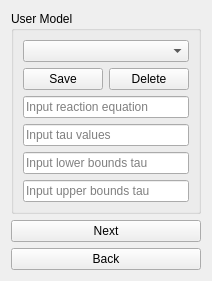
            <widget class="QWidget" name="SAS_page5">
             <layout class="QGridLayout" name="gridLayout_7">
              <item row="2" column="0">
               <widget class="QPushButton" name="SAS_back_user">
                <property name="toolTip">
                 <string>&lt;html&gt;&lt;head/&gt;&lt;body&gt;&lt;p&gt;Moves back to model selection.&lt;/p&gt;&lt;/body&gt;&lt;/html&gt;</string>
                </property>
                <property name="text">
                 <string>Back</string>
                </property>
               </widget>
              </item>
              <item row="1" column="0">
               <widget class="QPushButton" name="SAS_next_user">
                <property name="toolTip">
                 <string>&lt;html&gt;&lt;head/&gt;&lt;body&gt;&lt;p&gt;Moves to algorithm selection.&lt;/p&gt;&lt;/body&gt;&lt;/html&gt;</string>
                </property>
                <property name="text">
                 <string>Next</string>
                </property>
               </widget>
              </item>
              <item row="0" column="0">
               <widget class="QGroupBox" name="groupBox">
                <property name="title">
                 <string>User Model</string>
                </property>
                <layout class="QGridLayout" name="gridLayout_16">
                 <item row="0" column="0" colspan="2">
                  <widget class="QComboBox" name="SAS_user_saved_equations">
                   <property name="toolTip">
                    <string>&lt;html&gt;&lt;head/&gt;&lt;body&gt;&lt;p&gt;Displays the saved models from previous evaluations.&lt;/p&gt;&lt;/body&gt;&lt;/html&gt;</string>
                   </property>
                   <property name="duplicatesEnabled">
                    <bool>true</bool>
                   </property>
                  </widget>
                 </item>
                 <item row="4" column="0" colspan="2">
                  <widget class="QLineEdit" name="SAS_user_tau_lb">
                   <property name="toolTip">
                    <string>&lt;html&gt;&lt;head/&gt;&lt;body&gt;&lt;p&gt;Optional!&lt;/p&gt;&lt;p&gt;To restrict the optimization algorithm, you can input bounds which the lifetimes cannot break.&lt;/p&gt;&lt;p&gt;For the lifetime input of &amp;quot;k1,k2,k3,k4&amp;quot;, if k4 should never be lower then 8000, the input would look like this.&lt;/p&gt;&lt;p&gt;,,,8000&lt;/p&gt;&lt;/body&gt;&lt;/html&gt;</string>
                   </property>
                   <property name="placeholderText">
                    <string>Input lower bounds tau</string>
                   </property>
                  </widget>
                 </item>
                 <item row="3" column="0" colspan="2">
                  <widget class="QLineEdit" name="SAS_user_tau">
                   <property name="toolTip">
                    <string>&lt;html&gt;&lt;head/&gt;&lt;body&gt;&lt;p&gt;Input the guessed lifetimes for the kinetic model.&lt;/p&gt;&lt;p&gt;Lifetimes need to be input in the same order as the reaction arrows are in the equation.&lt;/p&gt;&lt;p&gt;&lt;br/&gt;&lt;/p&gt;&lt;p&gt;Example:&lt;/p&gt;&lt;p&gt;For this equation&lt;/p&gt;&lt;p&gt;&lt;img src=&quot;:/User/pictures/user reaction example.png&quot;/&gt;&lt;/p&gt;&lt;p&gt;with the input&lt;/p&gt;&lt;p&gt;&lt;br/&gt;&lt;/p&gt;&lt;p&gt;&amp;quot;A-&amp;gt;B-&amp;gt;C;B-&amp;gt;A;A-&amp;gt;C&amp;quot;,&lt;/p&gt;&lt;p&gt;&lt;br/&gt;&lt;/p&gt;&lt;p&gt;the lifetime input would look like:&lt;/p&gt;&lt;p&gt;&lt;br/&gt;&lt;/p&gt;&lt;p&gt;k1,k2,k3,k4&lt;/p&gt;&lt;/body&gt;&lt;/html&gt;</string>
                   </property>
                   <property name="placeholderText">
                    <string>Input tau values</string>
                   </property>
                  </widget>
                 </item>
                 <item row="5" column="0" colspan="2">
                  <widget class="QLineEdit" name="SAS_user_tau_ub">
                   <property name="toolTip">
                    <string>&lt;html&gt;&lt;head/&gt;&lt;body&gt;&lt;p&gt;Optional!&lt;/p&gt;&lt;p&gt;To restrict the optimization algorithm, you can input bounds which the lifetimes cannot break.&lt;/p&gt;&lt;p&gt;For the lifetime input of &amp;quot;k1,k2,k3,k4&amp;quot;, if k4 should never be higher then 10000, the input would look like this.&lt;/p&gt;&lt;p&gt;,,,10000&lt;/p&gt;&lt;/body&gt;&lt;/html&gt;</string>
                   </property>
                   <property name="placeholderText">
                    <string>Input upper bounds tau</string>
                   </property>
                  </widget>
                 </item>
                 <item row="2" column="0" colspan="2">
                  <widget class="QLineEdit" name="SAS_user_equation">
                   <property name="toolTip">
                    <string>&lt;html&gt;&lt;head/&gt;&lt;body&gt;&lt;p&gt;Input the reaction equation for the kinetic model.&lt;/p&gt;&lt;p&gt;Input has to be in the following form:&lt;/p&gt;&lt;p&gt;For species use letters from A to Z.&lt;/p&gt;&lt;p&gt;For arrows use &amp;quot;-&amp;gt;&amp;quot;.&lt;/p&gt;&lt;p&gt;If the reaction splits or goes backwards, write it after the linear reaction separated by &amp;quot;;&amp;quot;.&lt;/p&gt;&lt;p&gt;&lt;br/&gt;&lt;/p&gt;&lt;p&gt;Example:&lt;/p&gt;&lt;p&gt;&lt;img src=&quot;:/User/pictures/user reaction example.png&quot;/&gt;&lt;/p&gt;&lt;p&gt;&lt;br/&gt;&lt;/p&gt;&lt;p&gt;The input for this reaction would be:&lt;/p&gt;&lt;p&gt;&lt;br/&gt;&lt;/p&gt;&lt;p&gt;A-&amp;gt;B-&amp;gt;C;B-&amp;gt;A;A-&amp;gt;C&lt;/p&gt;&lt;/body&gt;&lt;/html&gt;</string>
                   </property>
                   <property name="placeholderText">
                    <string>Input reaction equation</string>
                   </property>
                  </widget>
                 </item>
                 <item row="1" column="0">
                  <widget class="QPushButton" name="SAS_user_save">
                   <property name="toolTip">
                    <string>&lt;html&gt;&lt;head/&gt;&lt;body&gt;&lt;p&gt;Saves the currently input equation, if there is one.&lt;/p&gt;&lt;/body&gt;&lt;/html&gt;</string>
                   </property>
                   <property name="text">
                    <string>Save</string>
                   </property>
                  </widget>
                 </item>
                 <item row="1" column="1">
                  <widget class="QPushButton" name="SAS_user_del">
                   <property name="toolTip">
                    <string>&lt;html&gt;&lt;head/&gt;&lt;body&gt;&lt;p&gt;Deletes the currently selected equation, if there is one.&lt;/p&gt;&lt;/body&gt;&lt;/html&gt;</string>
                   </property>
                   <property name="text">
                    <string>Delete</string>
                   </property>
                  </widget>
                 </item>
                </layout>
               </widget>
              </item>
             </layout>
            </widget>
